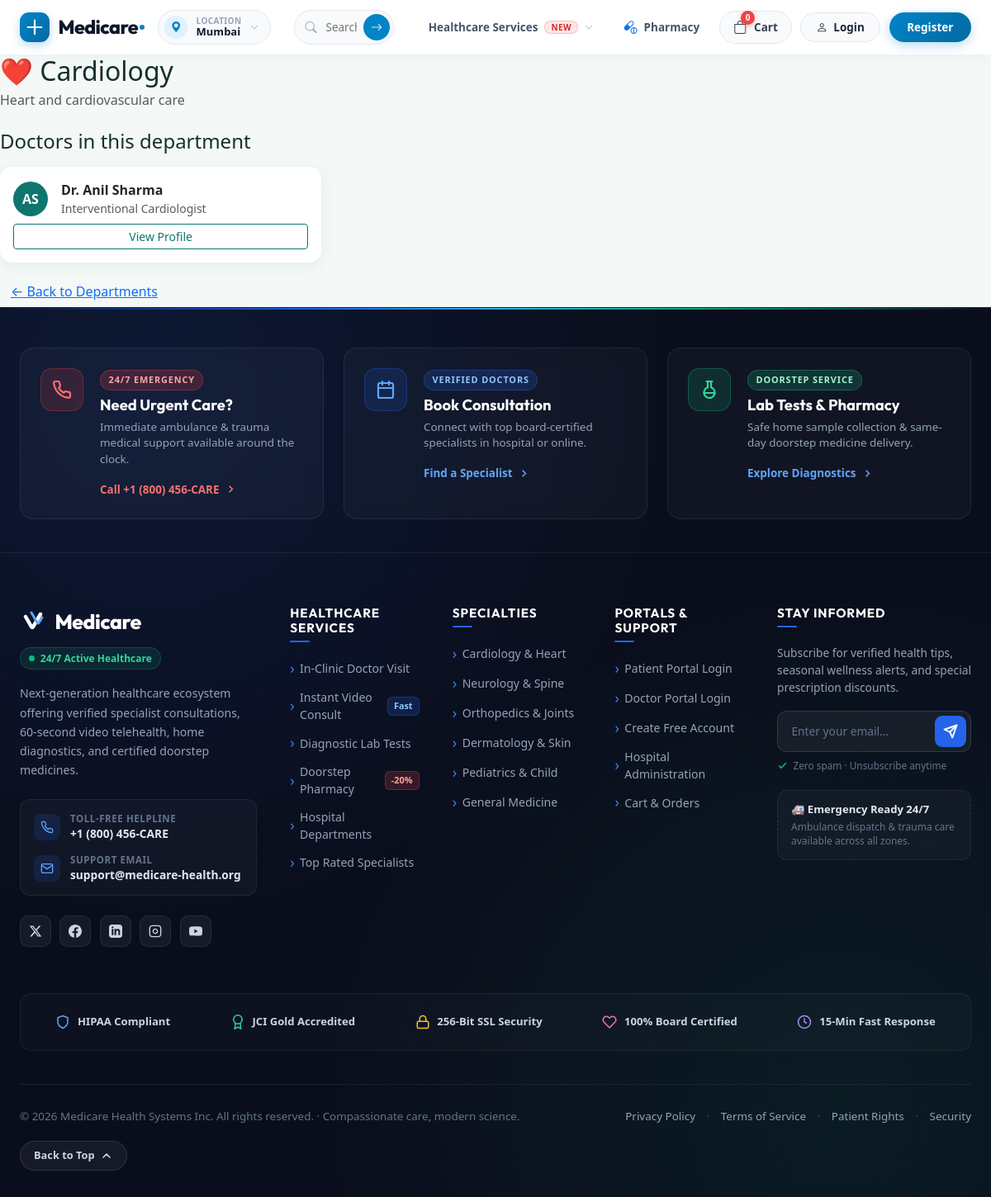
The page /departments/1/ on the database its author committed.
### departments/models.py (models this page shows, shortened)
class Department(models.Model):
    name = models.CharField(max_length=100, unique=True)
    description = models.TextField(blank=True)
    icon = models.CharField(max_length=50, blank=True, help_text="Emoji or short icon label, e.g. 'heart'")
    is_active = models.BooleanField(default=True)
    class Meta:
        ordering = ['name']

### doctors/models.py (models this page shows, shortened)
class Doctor(models.Model):
    user = models.OneToOneField(settings.AUTH_USER_MODEL, on_delete=models.CASCADE, related_name='doctor_profile')
    department = models.ForeignKey(Department, on_delete=models.SET_NULL, null=True, related_name='doctors')
    specialization = models.CharField(max_length=150)
    qualification = models.CharField(max_length=255, blank=True)
    experience_years = models.PositiveIntegerField(default=0)
    consultation_fee = models.DecimalField(max_digits=8, decimal_places=2, default=0)
    bio = models.TextField(blank=True)
    is_active = models.BooleanField(default=True)
    class Meta:
        ordering = ['user__first_name']

### accounts/models.py (models this page shows, shortened)
class User(AbstractUser):
    class Role(models.TextChoices):
        ADMIN = 'ADMIN', 'Admin'
        DOCTOR = 'DOCTOR', 'Doctor'
        PATIENT = 'PATIENT', 'Patient'
    role = models.CharField(max_length=10, choices=Role.choices, default=Role.PATIENT)
    phone = models.CharField(max_length=20, blank=True)
    address = models.CharField(max_length=255, blank=True)
    date_of_birth = models.DateField(null=True, blank=True)
    profile_picture = models.ImageField(upload_to='profile_pics/', null=True, blank=True)
    is_email_verified = models.BooleanField(default=True, help_text="Designates whether this user has verified their email.")

### departments/views.py (the view)
# urls.py: path('<int:pk>/', views.department_detail, name='detail'),
def department_detail(request, pk):
    department = get_object_or_404(Department, pk=pk, is_active=True)
    doctors = Doctor.objects.filter(department=department, is_active=True).select_related('user')
    lab_tests = department.lab_tests.filter(is_active=True)
    return render(request, 'departments/department_detail.html', {
        'department': department,
        'doctors': doctors,
        'lab_tests': lab_tests,
    })

### templates/departments/department_detail.html (shortened to what this page needs)
{% extends 'base.html' %}
{% block content %}
<h2 class="mb-1">{{ department.icon|default:"🩺" }} {{ department.name }}</h2>
<p class="text-muted mb-4">{{ department.description }}</p>
<h4 class="mb-3">Doctors in this department</h4>
<div class="row g-3">
  {% for doctor in doctors %}
    <div class="col-md-4">
      <div class="card card-hospital p-3">
        <div class="d-flex align-items-center mb-2">
          <div class="avatar-circle me-3">{{ doctor.user.first_name|first|upper }}{{ doctor.user.last_name|first|upper }}</div>
          <div>
            <div class="fw-semibold">Dr. {{ doctor.user.get_full_name }}</div>
            <div class="text-muted small">{{ doctor.specialization }}</div>
          </div>
        </div>
        <a href="{% url 'doctors:detail' doctor.pk %}" class="btn btn-sm btn-outline-primary">View Profile</a>
      </div>
    </div>
  {% empty %}
    <p class="text-muted">No doctors currently assigned to this department.</p>
  {% endfor %}
</div>
<a href="{% url 'departments:list' %}" class="btn btn-link mt-3">&larr; Back to Departments</a>
{% endblock %}

### static/css/medicare.css (style rules this page uses)
:root { --mc-font-display: 'Outfit', -apple-system, BlinkMacSystemFont, sans-serif; --mc-font-sans: 'Plus Jakarta Sans', -apple-system, BlinkMacSystemFont, sans-serif; --mc-navy: #11162b; --mc-navy-dark: #0c1020; --mc-navy-card: #161c33; --mc-navy-light: #232b4b; --mc-text-dark: #121829; --mc-text-muted: #64748b; --mc-pastel-yellow: #fcf198; --mc-pastel-mint: #c5f3d8; --mc-pastel-pink: #f4d0e2; --mc-pastel-blue: #b8d6fc; --mc-lab-peach: #feeae0; --mc-lab-mint: #e1f9ee; --mc-lab-yellow: #fff6d8; --mc-peach-btn: #f1c3be; --mc-lime: #ebff38; --mc-blue-accent: #2563eb; --mc-orange: #ff7a59; }
html { overflow-x: hidden; }
body { font-family: var(--mc-font-sans); color: var(--mc-text-dark); background-color: #ffffff; overflow-x: hidden; margin: 0; padding: 0; }

### static/css/style.css (style rules this page uses)
:root { --primary: #0f766e; --primary-dark: #0b5a54; --accent: #2563eb; --bg-soft: #f4f8f7; --text-dark: #16302d; }
body { background-color: var(--bg-soft); font-family: 'Segoe UI', Roboto, -apple-system, sans-serif; color: var(--text-dark); }
.btn-outline-primary { color: var(--primary); border-color: var(--primary); }
.card-hospital { border: none; border-radius: 0.9rem; box-shadow: 0 4px 16px rgba(15, 118, 110, 0.08); transition: transform 0.15s ease, box-shadow 0.15s ease; height: 100%; }
.avatar-circle { width: 42px; height: 42px; border-radius: 50%; background-color: var(--primary); color: #fff; display: flex; align-items: center; justify-content: center; font-weight: 600; }

### rows shown on the page
Department: icon "❤️", name "Cardiology", description "Heart and cardiovascular care"
Doctor: user.first_name|first "A", user.last_name|first "S", user.get_full_name "Anil Sharma", specialization "Interventional Cardiologist"
